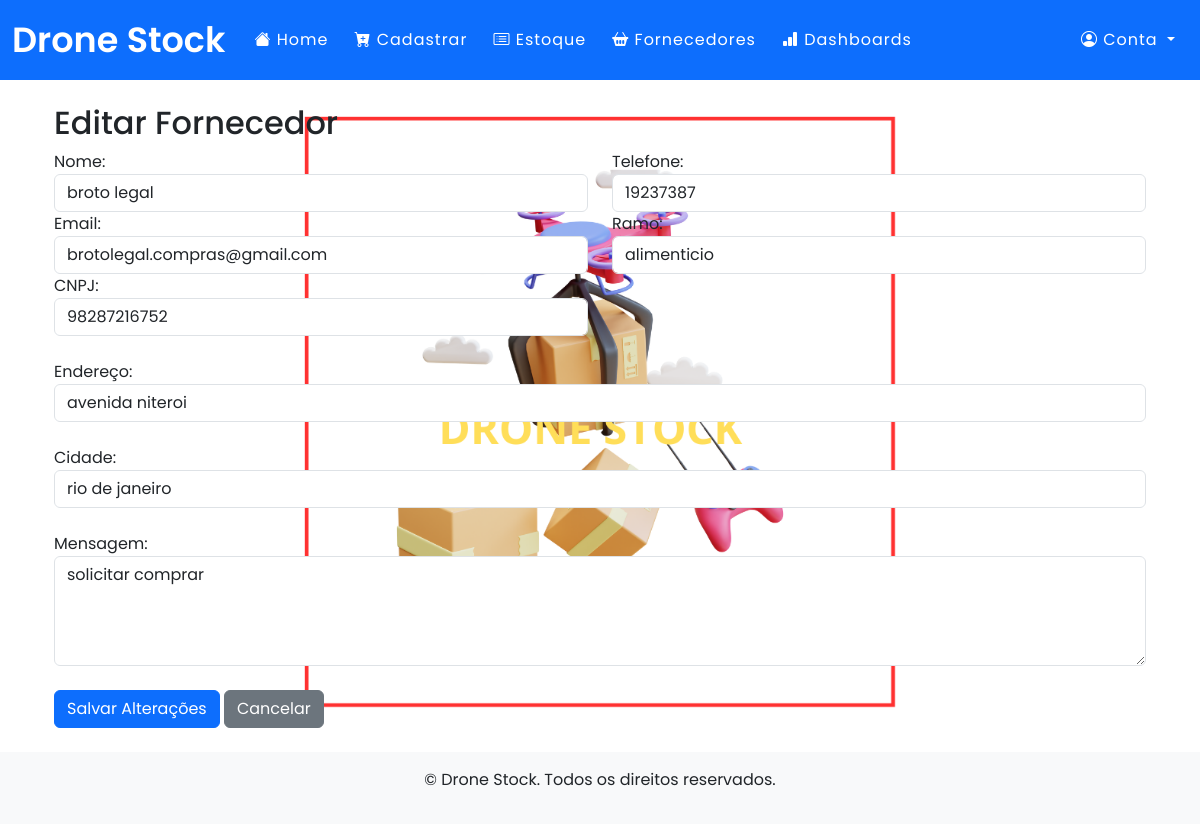
Page /fornecedora/3/editar/ (signed in) on the earlier database version.
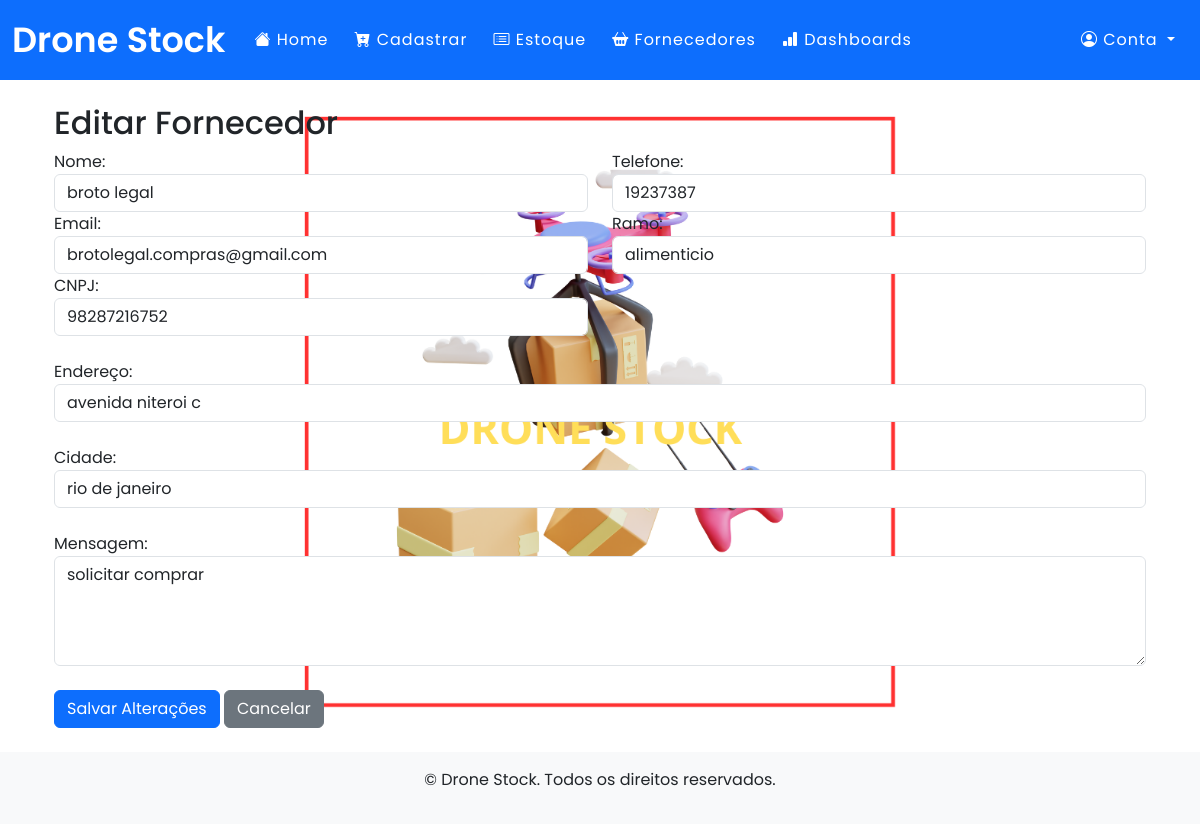
Same page on the later database version.
### app/models.py (models this page shows)
class Fornecedora(db.Model):
    __tablename__ = "fornecedora"
    id = db.Column(db.Integer, primary_key=True, autoincrement=True)
    nome = db.Column(db.String(100), nullable=False)
    telefone = db.Column(db.Integer, nullable=False)
    email = db.Column(db.String(100), nullable=False)
    ramo = db.Column(db.String(100), nullable=True)
    cnpj = db.Column(db.Integer,nullable=False)
    endereco = db.Column(db.String(100), nullable=False)
    cidade = db.Column(db.String(100), nullable=False)
    mensagem = db.Column(db.String(500), nullable=True)

### app/routes.py (the view, shortened to what this page needs)
@app.route('/fornecedora/<int:id>/editar/', methods=["GET", "POST"])
@login_required#permitir açao apos o login
def editar_fornecedora(id):
    fornecedora = Fornecedora.query.get(id)  # Corrigido: usar a classe fornecedora com "P" maiúsculo
    if not fornecedora:
        flash('fornecedora não encontrado!', 'error')
        return redirect(url_for('fornecedora_lista'))  # Redireciona para a lista de estoque se o fornecedora não for encontrado
    return render_template('editar_fornecedor.html', obj=fornecedora)

### app/models.py (called while the page is built)
@login_manager.user_loader
def load_user(user_id):
    return User.query.get(user_id)

### app/templates/editar_fornecedor.html (shortened to what this page needs)
{% extends "base.html" %}
{% block content %}
<div class="container">
    <h2>Editar Fornecedor</h2>
    <form method="POST" action="{{ url_for('editar_fornecedora', id=obj.id) }}">
        <div class="row">
            <div class="col-md-6">
                Nome:
                <input type="text" name="nome" value="{{ obj.nome }}" class="form-control" required>
            </div>
            <div class="col-md-6">
                Telefone:
                <input type="text" name="telefone" value="{{ obj.telefone }}" class="form-control" required>
            </div>
            <div class="col-md-6">
                Email:
                <input type="email" name="email" value="{{ obj.email }}" class="form-control" required>
            </div>
            <div class="col-md-6">
                Ramo:
                <input type="text" name="ramo" value="{{ obj.ramo }}" class="form-control" required>
            </div>
            <div class="col-md-6">
                CNPJ:
                <input type="text" name="cnpj" value="{{ obj.cnpj }}" class="form-control" required>
            </div>
            <div class="col-12 mt-4">
                Endereço:
                <input type="text" name="endereco" value="{{ obj.endereco }}" class="form-control" required>
            </div>
            <div class="col-12 mt-4">
                Cidade:
                <input type="text" name="cidade" value="{{ obj.cidade }}" class="form-control" required>
            </div>
            <div class="col-12 mt-4">
                Mensagem:
                <textarea name="mensagem" class="form-control" rows="4">{{ obj.mensagem }}</textarea>
            </div>
            <div class="col-12 mt-4">
                <button type="submit" class="btn btn-primary">Salvar Alterações</button>
                <a href="{{ url_for('fornecedora_lista') }}" class="btn btn-secondary">Cancelar</a>
            </div>
        </div>
    </form>
</div>
{% endblock %}

Differences in the rows shown:
changed Fornecedora "broto legal": endereco "avenida niteroi" → "avenida niteroi c"
